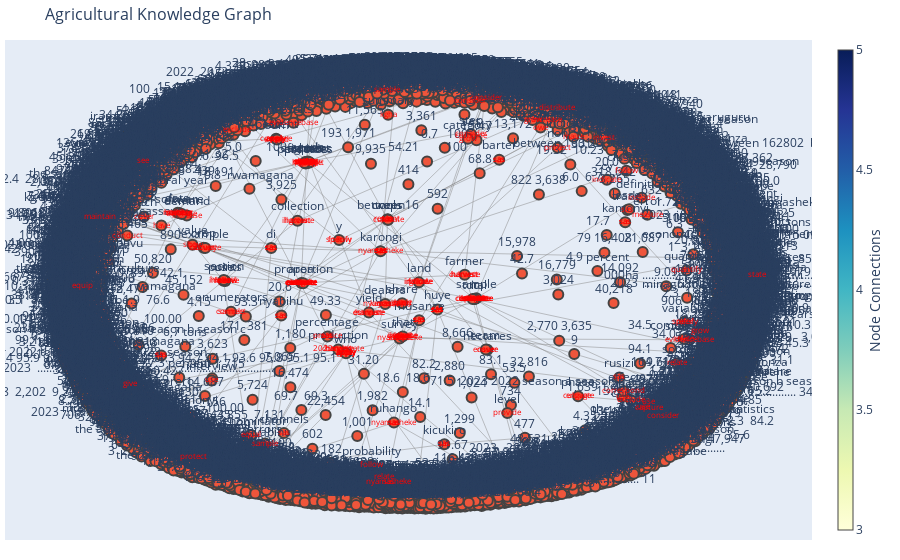

Notebook code for this chart:
### Code cell
# Plot the graph
fig = go.Figure(data=[edge_trace, node_trace, edge_label_trace],
                layout=go.Layout(
                    title="Agricultural Knowledge Graph",
                    titlefont_size=16,
                    showlegend=False,
                    hovermode='closest',
                    margin=dict(b=20, l=5, r=5, t=40),
                    xaxis=dict(showgrid=False, zeroline=False, showticklabels=False),
                    yaxis=dict(showgrid=False, zeroline=False, showticklabels=False))
                )

fig.show()

### Figure 1 — Plotly figure (JSON) as saved in the notebook; plotly's stock layout.template omitted (floating-point values rounded to 4 significant figures; data arrays with more than 128 entries replaced by an {"elided": "..."} marker saying what was removed)
{"data": [{"hoverinfo": "none", "line": {"color": "#888", "width": 0.5}, "mode": "lines", "type": "scatter", "x": {"elided": "645 float values"}, "y": {"elided": "645 float values"}}, {"marker": {"colorbar": {"thickness": 15, "title": {"side": "right", "text": "Node Connections"}, "xanchor": "left"}, "colorscale": [[0, "rgb(255,255,217)"], [0.125, "rgb(237,248,177)"], [0.25, "rgb(199,233,180)"], [0.375, "rgb(127,205,187)"], [0.5, "rgb(65,182,196)"], [0.625, "rgb(29,145,192)"], [0.75, "rgb(34,94,168)"], [0.875, "rgb(37,52,148)"], [1, "rgb(8,29,88)"]], "line": {"width": 2}, "showscale": true, "size": 10}, "mode": "markers+text", "text": {"elided": "8202 str values"}, "textposition": "top center", "type": "scatter", "x": {"elided": "8202 float values"}, "y": {"elided": "8202 float values"}}, {"hoverinfo": "text", "mode": "text", "text": {"elided": "645 str values"}, "textfont": {"color": "red", "size": 8}, "textposition": "middle center", "type": "scatter", "x": {"elided": "645 float values"}, "y": {"elided": "645 float values"}}], "layout": {"hovermode": "closest", "margin": {"b": 20, "l": 5, "r": 5, "t": 40}, "showlegend": false, "title": {"font": {"size": 16}, "text": "Agricultural Knowledge Graph"}, "xaxis": {"showgrid": false, "showticklabels": false, "zeroline": false}, "yaxis": {"showgrid": false, "showticklabels": false, "zeroline": false}}}
